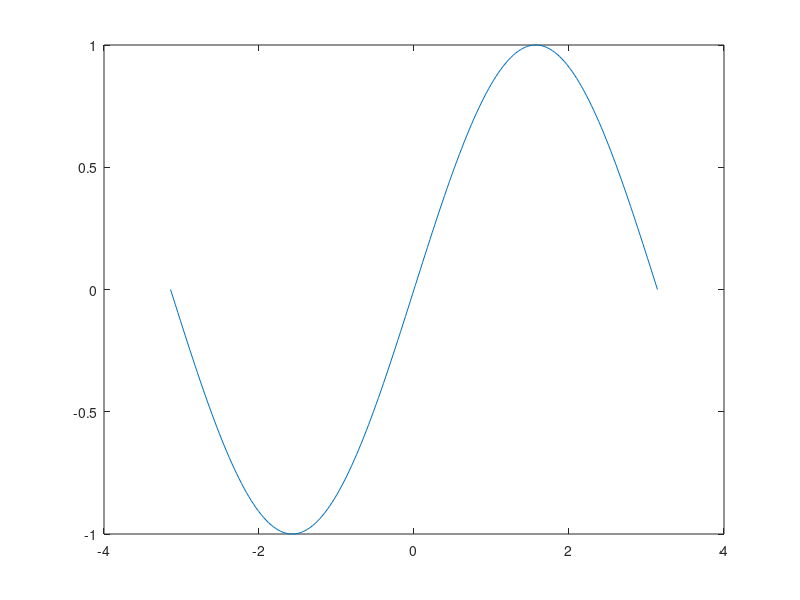

MATLAB code for this plot: (Note: this script raises an error after producing the figure.)
% I prova intermedia calcolo numerico 08/04/2021

%close all
clear
clc

x=linspace(-pi,pi,200);
plot(x,sin(x))
hold on
for N=1:3
    approx=Funz_Soluzione(x,N);
    plot(x,approx)
    Err(N)=norm(sin(x)-approx,inf);
end
legend('sin','p_1','p_2','p_3')
grid on
xlabel('angoli')
ylabel('seno e approssimanti')
Err'


